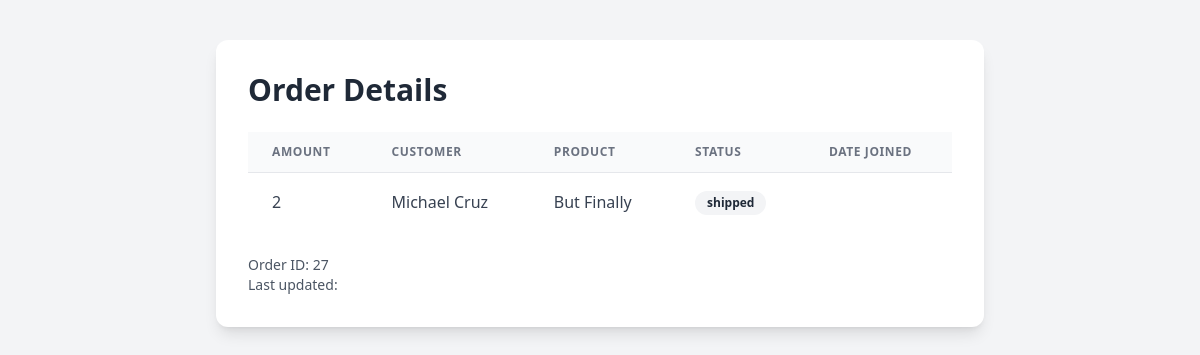
Page /details/27/ on the committed database.
### store/models.py (models this page shows, shortened)
class Order(models.Model):
    amount = models.IntegerField()
    customer_id = models.ForeignKey(Customer, on_delete=models.CASCADE)
    product_id = models.ForeignKey(Product, on_delete=models.CASCADE)
    order_date = models.DateTimeField(auto_now_add=True)
    status = models.CharField(
        max_length=20,
        choices=[('pending', 'Pending'), ('shipped', 'Shipped'), ('delivered', 'Delivered'), ('canceled', 'Canceled')],
        default='pending'
    )
    notes = models.TextField(blank=True, null=True)

class Customer(models.Model):
    name = models.CharField(max_length=100)
    home_number = models.IntegerField()
    neighborhood = models.CharField(max_length=100)
    state = models.CharField(max_length=2)
    city = models.CharField(max_length=50)
    email = models.EmailField(unique=True)
    phone_number = models.CharField(max_length=20, blank=True)
    date_joined = models.DateTimeField(auto_now_add=True)
    password = models.CharField(max_length=128)

class Product(models.Model):
    name = models.CharField(max_length=100)
    category = models.CharField(max_length=100)
    price = models.DecimalField(max_digits=10, decimal_places=2)
    stock_quantity = models.IntegerField(default=0)
    description = models.TextField(blank=True, null=True)

### store/views.py (the view)
# urls.py: path("details/<int:order_id>/", views.details, name="details"),
def details(request, order_id):
    order = get_object_or_404(Order, id=order_id)
    return render(request, 'details.html', {'order': order})

### templates/details.html (shortened to what this page needs)
<!DOCTYPE html>
<html lang="en">
<head>
  <script src="https://cdn.tailwindcss.com"></script>
</head>
<body class="bg-gray-100 min-h-screen flex flex-col items-center py-10">
  <div class="bg-white shadow-lg rounded-xl p-8 w-full max-w-3xl">
    <div class="flex justify-between items-center mb-6">
      <h1 class="text-3xl font-bold text-gray-800">Order Details</h1>
    </div>
    <div class="overflow-x-auto">
      <table class="min-w-full divide-y divide-gray-200">
        <thead class="bg-gray-50">
          <tr>
            <th class="px-6 py-3 text-left text-xs font-semibold text-gray-500 uppercase tracking-wider">Amount</th>
            <th class="px-6 py-3 text-left text-xs font-semibold text-gray-500 uppercase tracking-wider">Customer</th>
            <th class="px-6 py-3 text-left text-xs font-semibold text-gray-500 uppercase tracking-wider">Product</th>
            <th class="px-6 py-3 text-left text-xs font-semibold text-gray-500 uppercase tracking-wider">Status</th>
            <th class="px-6 py-3 text-left text-xs font-semibold text-gray-500 uppercase tracking-wider">Date Joined</th>
          </tr>
        </thead>
        <tbody class="bg-white divide-y divide-gray-200">
          <tr class="hover:bg-gray-50 transition-colors">
            <td class="px-6 py-4 whitespace-nowrap text-gray-700 font-medium">{{ order.amount }}</td>
            <td class="px-6 py-4 whitespace-nowrap text-gray-700">{{ order.customer_id.name }}</td>
            <td class="px-6 py-4 whitespace-nowrap text-gray-700">{{ order.product_id.name }}</td>
            <td class="px-6 py-4 whitespace-nowrap">
              <span class="inline-flex px-3 py-1 rounded-full text-xs font-semibold
                  {% if order.status == 'Completed' %}
                      bg-green-100 text-green-800
                  {% elif order.status == 'Pending' %}
                      bg-yellow-100 text-yellow-800
                  {% else %}
                      bg-gray-100 text-gray-800
                  {% endif %}
              ">
                {{ order.status }}
              </span>
            </td>
            <td class="px-6 py-4 whitespace-nowrap text-gray-700">{{ order.date_joined }}</td>
          </tr>
        </tbody>
      </table>
    </div>
    <div class="mt-6 text-gray-600 text-sm">
      <p>Order ID: <span class="font-medium">{{ order.id }}</span></p>
      <p>Last updated: </p>
    </div>
  </div>
</body>
</html>

### rows in the picture
Order: amount "2", customer_id.name "Michael Cruz", product_id.name "But Finally", status "shipped", id "27"
